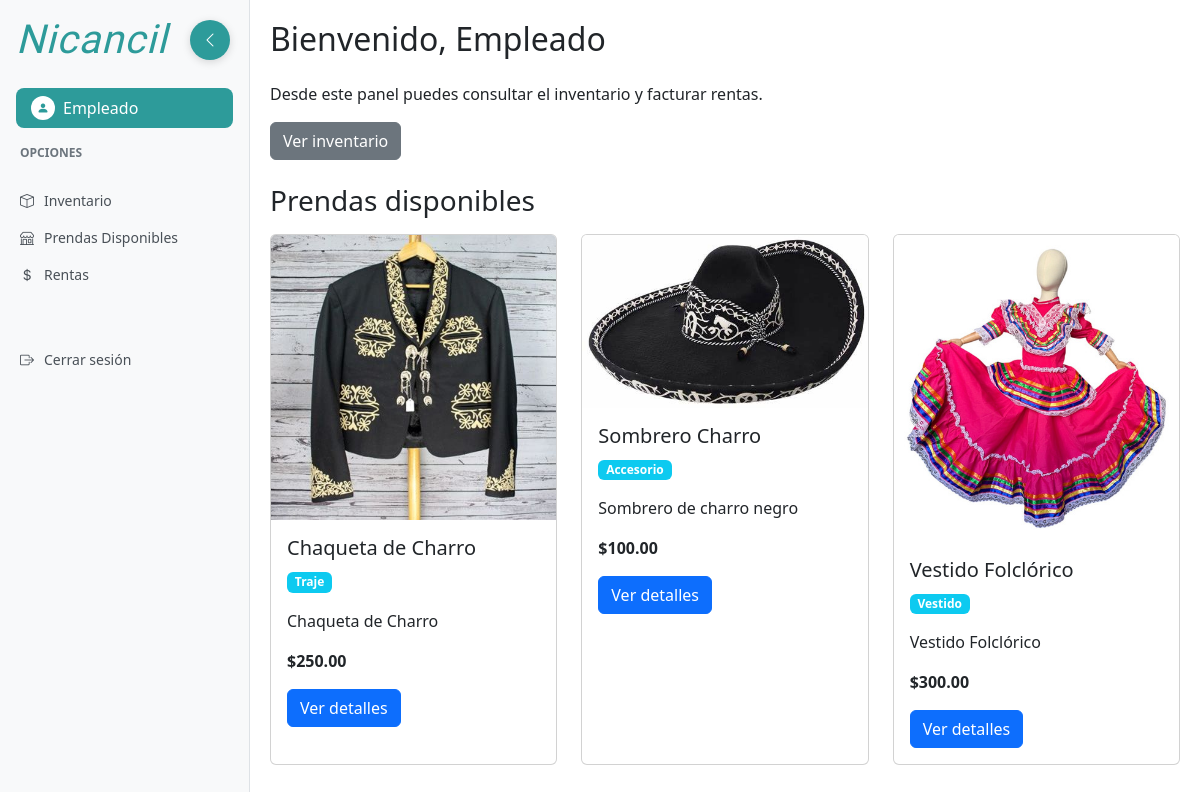
/dashboard/ (signed in), run on the app's committed database.
### usuarios/models.py (models this page shows)
class Usuario(AbstractUser):
    ROLES=(
        ("admin", "Administrador"),
        ("emp", "Empleado"),
        )
    rol=models.CharField(max_length=10, choices=ROLES, default="emp")

### inventario/models.py (models this page shows, shortened)
class Prenda(models.Model):
    TIPOS = (
        ('traje', 'Traje'),
        ('vestido', 'Vestido'),
        ('accesorio', 'Accesorio'),
    )
    ESTATUS = (
        ('disponible', 'Disponible'),
        ('apartado', 'Apartado'),
        ('en_uso', 'En Uso'),
        ('dañado', 'Dañado'),
        ('mantenimiento', 'En Mantenimiento'),
        ('lavanderia', 'En Lavandería'),
    )
    GENEROS = (
        ('hombre', 'Hombre'),
        ('mujer', 'Mujer'),
        ('unisex', 'Unisex'),
    )
    nombre = models.CharField(max_length=100)
    descripcion = models.TextField()
    precio = models.DecimalField(max_digits=10, decimal_places=2)
    tipo = models.CharField(max_length=20, choices=TIPOS, default='traje')
    color = models.CharField(max_length=50, blank=True)
    estatus = models.CharField(max_length=20, choices=ESTATUS, default='disponible')
    tallas = models.CharField(max_length=50, blank=True)
    genero = models.CharField(max_length=10, choices=GENEROS, default='unisex')
    lugar = models.CharField(max_length=100, blank=True, verbose_name="Lugar o sitio del traje")
    cantidad = models.PositiveIntegerField(default=1)
    imagen = models.ImageField(upload_to='prendas/', null=True, blank=True)
    fecha_creacion = models.DateTimeField(auto_now_add=True)

### usuarios/views.py (the view)
# urls.py: path('dashboard/', views.dashboard, name='dashboard'),
@login_required
def dashboard(request):
    from inventario.models import Prenda
    prendas = Prenda.objects.all()
    if request.user.rol == 'admin':
        return render(request, "usuarios/dashboard_admin.html", {'prendas': prendas})
    elif request.user.rol == 'emp':
        return render(request, "usuarios/dashboard_empleado.html", {'prendas': prendas})
    else:
        return redirect('logout')

### templates/usuarios/dashboard_empleado.html (shortened to what this page needs)
{% extends 'base_dashboard.html' %}
{% block content %}
    <h2 class="mb-4">Bienvenido, Empleado</h2>
    <p>Desde este panel puedes consultar el inventario y facturar rentas.</p>
    <div class="mb-4">
        <a href="{% url 'inventario' %}" class="btn btn-secondary">Ver inventario</a>
    </div>
    <h3 class="mb-3">Prendas disponibles</h3>
    <div class="row">
        {% for prenda in prendas %}
            <div class="col-md-4 mb-4">
                <div class="card h-100">
                    {% if prenda.imagen %}
                        <img src="{{ prenda.imagen.url }}" class="card-img-top" alt="{{ prenda.nombre }}">
                    {% else %}
                        <div class="card-img-top bg-light text-center py-5">Sin imagen</div>
                    {% endif %}
                    <div class="card-body">
                        <h5 class="card-title">{{ prenda.nombre }}</h5>
                        <p class="card-text"><span class="badge bg-info">{{ prenda.get_tipo_display }}</span></p>
                        <p class="card-text">{{ prenda.descripcion|truncatechars:100 }}</p>
                        <p class="card-text"><strong>${{ prenda.precio }}</strong></p>
                        <a href="{% url 'prenda_detalle' prenda.pk %}" class="btn btn-primary">Ver detalles</a>
                    </div>
                </div>
            </div>
        {% empty %}
            <div class="col-12">
                <p>No hay prendas disponibles.</p>
            </div>
        {% endfor %}
    </div>
{% endblock %}

### templates/base_dashboard.html (shortened to what this page needs)
<!DOCTYPE html>
<html lang="es">
<head>
    <link href="https://cdn.jsdelivr.net/npm/bootstrap@5.3.2/dist/css/bootstrap.min.css" rel="stylesheet">
    <link href="https://cdn.jsdelivr.net/npm/bootstrap-icons@1.10.0/font/bootstrap-icons.css" rel="stylesheet">
    {% load static %}
    <link rel="stylesheet" type="text/css" href="{% static 'css/dashboard.css' %}">
</head>
<body>
    <div class="sidebar position-fixed" id="sidebar" style="width: 250px; transition: all 0.3s ease;">
        <div class="p-3">
            <h1 class="nicancil-font text-nicancil-teal mb-4" style="transition: opacity 0.3s ease, visibility 0.3s ease;">Nicancil</h1>
            <div class="user-profile" style="transition: all 0.3s ease;">
                <div class="user-icon">
                    <i class="bi bi-person-fill"></i>
                </div>
                <span class="user-name" style="transition: opacity 0.3s ease, visibility 0.3s ease;">{{ user.username }}</span>
            </div>
        </div>
        <div class="sidebar-section-title" style="transition: opacity 0.3s ease, visibility 0.3s ease;">Opciones</div>
        <nav class="sidebar-nav">
            <a href="{% url 'inventario' %}" class="sidebar-nav-item {% if request.path == '/inventario/' %}active{% endif %}">
                <i class="bi bi-box"></i>
                <span style="transition: opacity 0.3s ease, visibility 0.3s ease;">Inventario</span>
            </a>
            <a href="{% url 'prenda_lista' %}" class="sidebar-nav-item {% if request.path == '/tienda/' %}active{% endif %}">
                <i class="bi bi-shop"></i>
                <span style="transition: opacity 0.3s ease, visibility 0.3s ease;">Prendas Disponibles</span>
            </a>
            <a href="{% url 'lista_rentas' %}" class="sidebar-nav-item {% if '/rentas/' in request.path %}active{% endif %}">
                <i class="bi bi-currency-dollar"></i>
                <span style="transition: opacity 0.3s ease, visibility 0.3s ease;">Rentas</span>
            </a>
            <a href="{% url 'logout' %}" class="sidebar-nav-item mt-5">
                <i class="bi bi-box-arrow-right"></i>
                <span style="transition: opacity 0.3s ease, visibility 0.3s ease;">Cerrar sesión</span>
            </a>
        </nav>
    </div>
    <button class="sidebar-toggle" id="sidebarToggle" style="position: fixed; left: 190px; top: 20px; z-index: 1001; background-color: #2D9B9A; color: white; border: none; width: 40px; height: 40px; border-radius: 50%; display: flex; align-items: center; justify-content: center; cursor: pointer; transition: all 0.3s ease; box-shadow: 0 2px 8px rgba(0,0,0,0.15);">
        <i class="bi bi-chevron-left"></i>
    </button>
    <div class="main-content-wrapper" id="mainContent" style="margin-left: 250px; transition: margin-left 0.3s ease;">
        {% block content %}{% endblock %}
    </div>
</body>
</html>

### static/css/dashboard.css (style rules this page uses)
:root { --nicancil-teal: #2D9B9A; }
.text-nicancil-teal { color: var(--nicancil-teal) !important; }
.nicancil-font { font-family: 'Great Vibes', cursive; font-weight: 400; letter-spacing: 1px; font-style: italic; font-size: 2.5rem; color: var(--nicancil-teal); }
.sidebar { min-height: 100vh; background-color: #f8f9fa; border-right: 1px solid #dee2e6; width: 250px; transition: all 0.3s ease; z-index: 1000; }
.main-content-wrapper { margin-left: 250px; min-height: 100vh; padding: 20px; transition: margin-left 0.3s ease; }
.sidebar-toggle { position: fixed; left: 210px; top: 20px; z-index: 1001; background-color: var(--nicancil-teal); color: white; border: none; width: 40px; height: 40px; border-radius: 50%; display: flex; align-items: center; justify-content: center; cursor: pointer; transition: all 0.3s ease; box-shadow: 0 2px 8px rgba(0,0,0,0.15); }
.user-profile { background-color: var(--nicancil-teal); color: white; padding: 8px 15px; border-radius: 8px; display: flex; align-items: center; gap: 8px; font-weight: 500; }
.user-icon { background-color: white; color: var(--nicancil-teal); width: 24px; height: 24px; border-radius: 50%; display: flex; align-items: center; justify-content: center; font-size: 12px; }
.sidebar-nav { padding: 0; margin-top: 20px; }
.sidebar-section-title { color: #6c757d; font-size: 12px; font-weight: 600; text-transform: uppercase; margin-bottom: 10px; padding: 0 20px; }
.sidebar-nav-item { display: flex; align-items: center; padding: 8px 20px; color: #495057; text-decoration: none; font-size: 14px; gap: 10px; transition: all 0.3s ease; position: relative; }
.sidebar-nav-item span { transition: opacity 0.3s ease, visibility 0.3s ease; }

### data on the page
Usuario: username "Empleado"
Prenda: imagen (picture), nombre "Chaqueta de Charro", tipo "Traje", descripcion "Chaqueta de Charro", precio "250.00"
Prenda: imagen (picture), nombre "Sombrero Charro", tipo "Accesorio", descripcion "Sombrero de charro negro", precio "100.00"
Prenda: imagen (picture), nombre "Vestido Folclórico", tipo "Vestido", descripcion "Vestido Folclórico", precio "300.00"
